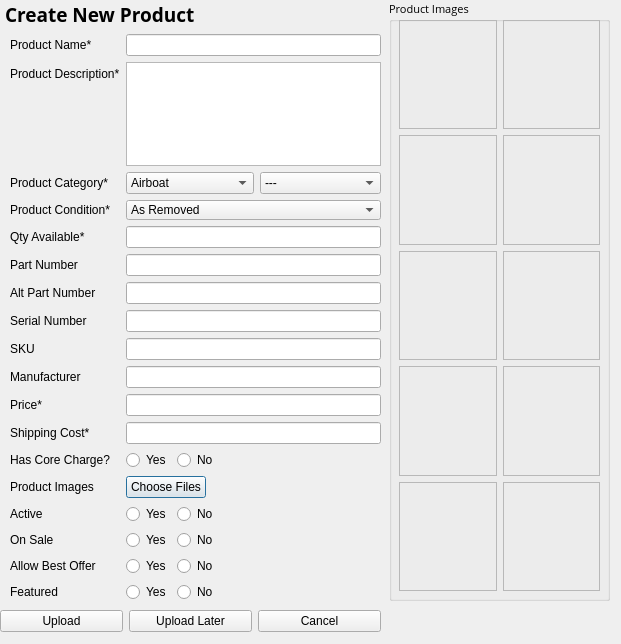
<?xml version="1.0" encoding="UTF-8"?>
<ui version="4.0">
 <class>newListing</class>
 <widget class="QDialog" name="newListing">
  <property name="windowModality">
   <enum>Qt::WindowModal</enum>
  </property>
  <property name="geometry">
   <rect>
    <x>0</x>
    <y>0</y>
    <width>621</width>
    <height>644</height>
   </rect>
  </property>
  <property name="windowTitle">
   <string>List a New Product</string>
  </property>
  <widget class="QWidget" name="verticalLayoutWidget">
   <property name="geometry">
    <rect>
     <x>0</x>
     <y>1</y>
     <width>381</width>
     <height>601</height>
    </rect>
   </property>
   <layout class="QVBoxLayout" name="verticalLayout">
    <property name="leftMargin">
     <number>5</number>
    </property>
    <item>
     <widget class="QLabel" name="newproduct_lbl">
      <property name="sizePolicy">
       <sizepolicy hsizetype="Fixed" vsizetype="Fixed">
        <horstretch>0</horstretch>
        <verstretch>0</verstretch>
       </sizepolicy>
      </property>
      <property name="font">
       <font>
        <family>Open Sans</family>
        <pointsize>8</pointsize>
        <weight>50</weight>
        <italic>false</italic>
        <bold>false</bold>
       </font>
      </property>
      <property name="text">
       <string>&lt;html&gt;&lt;head/&gt;&lt;body&gt;&lt;p&gt;&lt;span style=&quot; font-size:14pt; font-weight:600;&quot;&gt;Create New Product&lt;/span&gt;&lt;/p&gt;&lt;/body&gt;&lt;/html&gt;</string>
      </property>
     </widget>
    </item>
    <item>
     <layout class="QFormLayout" name="formLayout">
      <property name="leftMargin">
       <number>5</number>
      </property>
      <item row="0" column="0">
       <widget class="QLabel" name="name_lbl">
        <property name="text">
         <string>Product Name*</string>
        </property>
       </widget>
      </item>
      <item row="0" column="1">
       <widget class="QLineEdit" name="name_le"/>
      </item>
      <item row="1" column="0">
       <widget class="QLabel" name="desc_lbl">
        <property name="text">
         <string>Product Description*</string>
        </property>
       </widget>
      </item>
      <item row="1" column="1">
       <widget class="QTextEdit" name="desc_te">
        <property name="textInteractionFlags">
         <set>Qt::LinksAccessibleByKeyboard|Qt::LinksAccessibleByMouse|Qt::TextBrowserInteraction|Qt::TextEditable|Qt::TextEditorInteraction|Qt::TextSelectableByKeyboard|Qt::TextSelectableByMouse</set>
        </property>
       </widget>
      </item>
      <item row="2" column="0">
       <widget class="QLabel" name="cat_lbl">
        <property name="text">
         <string>Product Category*</string>
        </property>
       </widget>
      </item>
      <item row="2" column="1">
       <layout class="QHBoxLayout" name="horizontalLayout_10">
        <item>
         <widget class="QComboBox" name="cat_options">
          <property name="sizePolicy">
           <sizepolicy hsizetype="Fixed" vsizetype="Fixed">
            <horstretch>0</horstretch>
            <verstretch>0</verstretch>
           </sizepolicy>
          </property>
          <property name="currentIndex">
           <number>0</number>
          </property>
          <property name="sizeAdjustPolicy">
           <enum>QComboBox::AdjustToContentsOnFirstShow</enum>
          </property>
          <item>
           <property name="text">
            <string>Airboat</string>
           </property>
          </item>
          <item>
           <property name="text">
            <string>Aircraft For Sale</string>
           </property>
          </item>
          <item>
           <property name="text">
            <string>Airframe</string>
           </property>
          </item>
          <item>
           <property name="text">
            <string>Art</string>
           </property>
          </item>
          <item>
           <property name="text">
            <string>Avionics</string>
           </property>
          </item>
          <item>
           <property name="text">
            <string>Electrical</string>
           </property>
          </item>
          <item>
           <property name="text">
            <string>Experimental</string>
           </property>
          </item>
          <item>
           <property name="text">
            <string>Hardware &amp; Tools</string>
           </property>
          </item>
          <item>
           <property name="text">
            <string>Landing Gear</string>
           </property>
          </item>
          <item>
           <property name="text">
            <string>Misc</string>
           </property>
          </item>
          <item>
           <property name="text">
            <string>Pilot Supplies</string>
           </property>
          </item>
          <item>
           <property name="text">
            <string>Powerplant</string>
           </property>
          </item>
          <item>
           <property name="text">
            <string>Wheels &amp; Brakes</string>
           </property>
          </item>
         </widget>
        </item>
        <item>
         <widget class="QComboBox" name="subcat_options">
          <property name="frame">
           <bool>true</bool>
          </property>
          <item>
           <property name="text">
            <string>---</string>
           </property>
          </item>
         </widget>
        </item>
       </layout>
      </item>
      <item row="3" column="0">
       <widget class="QLabel" name="cond_lbl">
        <property name="text">
         <string>Product Condition*</string>
        </property>
       </widget>
      </item>
      <item row="3" column="1">
       <widget class="QComboBox" name="cond_options">
        <property name="sizePolicy">
         <sizepolicy hsizetype="Ignored" vsizetype="Fixed">
          <horstretch>0</horstretch>
          <verstretch>0</verstretch>
         </sizepolicy>
        </property>
        <property name="minimumSize">
         <size>
          <width>50</width>
          <height>20</height>
         </size>
        </property>
        <property name="baseSize">
         <size>
          <width>50</width>
          <height>0</height>
         </size>
        </property>
        <item>
         <property name="text">
          <string>As Removed</string>
         </property>
        </item>
        <item>
         <property name="text">
          <string>Serviceable</string>
         </property>
        </item>
        <item>
         <property name="text">
          <string>Overhauled</string>
         </property>
        </item>
        <item>
         <property name="text">
          <string>New Stock</string>
         </property>
        </item>
        <item>
         <property name="text">
          <string>Repairable</string>
         </property>
        </item>
        <item>
         <property name="text">
          <string>New Surplus (NOS)</string>
         </property>
        </item>
        <item>
         <property name="text">
          <string>Beyond Repair</string>
         </property>
        </item>
        <item>
         <property name="text">
          <string>Unknown</string>
         </property>
        </item>
        <item>
         <property name="text">
          <string>Core</string>
         </property>
        </item>
       </widget>
      </item>
      <item row="4" column="0">
       <widget class="QLabel" name="qty_lbl">
        <property name="text">
         <string>Qty Available*</string>
        </property>
       </widget>
      </item>
      <item row="4" column="1">
       <widget class="QLineEdit" name="qty_le"/>
      </item>
      <item row="5" column="0">
       <widget class="QLabel" name="mpn_lbl">
        <property name="text">
         <string>Part Number</string>
        </property>
       </widget>
      </item>
      <item row="5" column="1">
       <widget class="QLineEdit" name="pn_le"/>
      </item>
      <item row="6" column="0">
       <widget class="QLabel" name="ampn_lbl">
        <property name="text">
         <string>Alt Part Number</string>
        </property>
       </widget>
      </item>
      <item row="6" column="1">
       <widget class="QLineEdit" name="apn_le"/>
      </item>
      <item row="7" column="0">
       <widget class="QLabel" name="sn_lbl">
        <property name="text">
         <string>Serial Number</string>
        </property>
       </widget>
      </item>
      <item row="7" column="1">
       <widget class="QLineEdit" name="sn_le"/>
      </item>
      <item row="8" column="0">
       <widget class="QLabel" name="sku_lbl">
        <property name="text">
         <string>SKU</string>
        </property>
       </widget>
      </item>
      <item row="8" column="1">
       <widget class="QLineEdit" name="sku_le"/>
      </item>
      <item row="9" column="0">
       <widget class="QLabel" name="mfr_lbl">
        <property name="text">
         <string>Manufacturer</string>
        </property>
       </widget>
      </item>
      <item row="9" column="1">
       <widget class="QLineEdit" name="mfr_le"/>
      </item>
      <item row="10" column="0">
       <widget class="QLabel" name="price_lbl">
        <property name="text">
         <string>Price*</string>
        </property>
       </widget>
      </item>
      <item row="10" column="1">
       <widget class="QLineEdit" name="price_le"/>
      </item>
      <item row="11" column="0">
       <widget class="QLabel" name="ship_lbl">
        <property name="text">
         <string>Shipping Cost*</string>
        </property>
       </widget>
      </item>
      <item row="11" column="1">
       <widget class="QLineEdit" name="ship_le"/>
      </item>
      <item row="12" column="0">
       <widget class="QLabel" name="core_lbl">
        <property name="text">
         <string>Has Core Charge?</string>
        </property>
       </widget>
      </item>
      <item row="12" column="1">
       <layout class="QHBoxLayout" name="horizontalLayout">
        <item>
         <widget class="QRadioButton" name="core_yes">
          <property name="sizePolicy">
           <sizepolicy hsizetype="Fixed" vsizetype="Fixed">
            <horstretch>0</horstretch>
            <verstretch>0</verstretch>
           </sizepolicy>
          </property>
          <property name="text">
           <string>Yes</string>
          </property>
         </widget>
        </item>
        <item>
         <widget class="QRadioButton" name="core_no">
          <property name="sizePolicy">
           <sizepolicy hsizetype="Minimum" vsizetype="Fixed">
            <horstretch>0</horstretch>
            <verstretch>0</verstretch>
           </sizepolicy>
          </property>
          <property name="text">
           <string>No</string>
          </property>
         </widget>
        </item>
       </layout>
      </item>
      <item row="13" column="0">
       <widget class="QLabel" name="img_lbl">
        <property name="text">
         <string>Product Images</string>
        </property>
       </widget>
      </item>
      <item row="13" column="1">
       <widget class="QPushButton" name="img_upload_btn">
        <property name="sizePolicy">
         <sizepolicy hsizetype="Fixed" vsizetype="Fixed">
          <horstretch>0</horstretch>
          <verstretch>0</verstretch>
         </sizepolicy>
        </property>
        <property name="text">
         <string>Choose Files</string>
        </property>
       </widget>
      </item>
      <item row="14" column="0">
       <widget class="QLabel" name="active_lbl">
        <property name="text">
         <string>Active</string>
        </property>
       </widget>
      </item>
      <item row="14" column="1">
       <layout class="QHBoxLayout" name="horizontalLayout_6">
        <item>
         <widget class="QRadioButton" name="active_yes">
          <property name="sizePolicy">
           <sizepolicy hsizetype="Fixed" vsizetype="Fixed">
            <horstretch>0</horstretch>
            <verstretch>0</verstretch>
           </sizepolicy>
          </property>
          <property name="text">
           <string>Yes</string>
          </property>
         </widget>
        </item>
        <item>
         <widget class="QRadioButton" name="active_no">
          <property name="text">
           <string>No</string>
          </property>
         </widget>
        </item>
       </layout>
      </item>
      <item row="15" column="0">
       <widget class="QLabel" name="onsale_lbl">
        <property name="text">
         <string>On Sale</string>
        </property>
       </widget>
      </item>
      <item row="15" column="1">
       <layout class="QHBoxLayout" name="horizontalLayout_7">
        <item>
         <widget class="QRadioButton" name="sale_yes">
          <property name="sizePolicy">
           <sizepolicy hsizetype="Fixed" vsizetype="Fixed">
            <horstretch>0</horstretch>
            <verstretch>0</verstretch>
           </sizepolicy>
          </property>
          <property name="text">
           <string>Yes</string>
          </property>
         </widget>
        </item>
        <item>
         <widget class="QRadioButton" name="sale_no">
          <property name="text">
           <string>No</string>
          </property>
         </widget>
        </item>
       </layout>
      </item>
      <item row="16" column="0">
       <widget class="QLabel" name="offer_lbl">
        <property name="text">
         <string>Allow Best Offer</string>
        </property>
       </widget>
      </item>
      <item row="16" column="1">
       <layout class="QHBoxLayout" name="horizontalLayout_8">
        <item>
         <widget class="QRadioButton" name="offer_yes">
          <property name="sizePolicy">
           <sizepolicy hsizetype="Fixed" vsizetype="Fixed">
            <horstretch>0</horstretch>
            <verstretch>0</verstretch>
           </sizepolicy>
          </property>
          <property name="text">
           <string>Yes</string>
          </property>
         </widget>
        </item>
        <item>
         <widget class="QRadioButton" name="offer_no">
          <property name="text">
           <string>No</string>
          </property>
         </widget>
        </item>
       </layout>
      </item>
      <item row="17" column="0">
       <widget class="QLabel" name="feat_lbl">
        <property name="text">
         <string>Featured</string>
        </property>
       </widget>
      </item>
      <item row="17" column="1">
       <layout class="QHBoxLayout" name="horizontalLayout_9">
        <item>
         <widget class="QRadioButton" name="feat_yes">
          <property name="sizePolicy">
           <sizepolicy hsizetype="Fixed" vsizetype="Fixed">
            <horstretch>0</horstretch>
            <verstretch>0</verstretch>
           </sizepolicy>
          </property>
          <property name="text">
           <string>Yes</string>
          </property>
         </widget>
        </item>
        <item>
         <widget class="QRadioButton" name="feat_no">
          <property name="text">
           <string>No</string>
          </property>
         </widget>
        </item>
       </layout>
      </item>
     </layout>
    </item>
   </layout>
  </widget>
  <widget class="QGroupBox" name="img_groupbox">
   <property name="geometry">
    <rect>
     <x>389</x>
     <y>0</y>
     <width>221</width>
     <height>601</height>
    </rect>
   </property>
   <property name="font">
    <font>
     <family>Open Sans</family>
     <pointsize>8</pointsize>
     <weight>50</weight>
     <italic>false</italic>
     <bold>false</bold>
    </font>
   </property>
   <property name="contextMenuPolicy">
    <enum>Qt::NoContextMenu</enum>
   </property>
   <property name="title">
    <string>Product Images</string>
   </property>
   <widget class="QWidget" name="gridLayoutWidget">
    <property name="geometry">
     <rect>
      <x>10</x>
      <y>20</y>
      <width>201</width>
      <height>571</height>
     </rect>
    </property>
    <layout class="QGridLayout" name="gridLayout">
     <item row="1" column="0">
      <widget class="QLabel" name="img3_lbl">
       <property name="baseSize">
        <size>
         <width>97</width>
         <height>109</height>
        </size>
       </property>
       <property name="focusPolicy">
        <enum>Qt::ClickFocus</enum>
       </property>
       <property name="contextMenuPolicy">
        <enum>Qt::CustomContextMenu</enum>
       </property>
       <property name="frameShape">
        <enum>QFrame::StyledPanel</enum>
       </property>
       <property name="text">
        <string/>
       </property>
      </widget>
     </item>
     <item row="2" column="1">
      <widget class="QLabel" name="img6_lbl">
       <property name="baseSize">
        <size>
         <width>97</width>
         <height>109</height>
        </size>
       </property>
       <property name="focusPolicy">
        <enum>Qt::ClickFocus</enum>
       </property>
       <property name="contextMenuPolicy">
        <enum>Qt::CustomContextMenu</enum>
       </property>
       <property name="frameShape">
        <enum>QFrame::StyledPanel</enum>
       </property>
       <property name="text">
        <string/>
       </property>
      </widget>
     </item>
     <item row="3" column="0">
      <widget class="QLabel" name="img7_lbl">
       <property name="baseSize">
        <size>
         <width>97</width>
         <height>109</height>
        </size>
       </property>
       <property name="focusPolicy">
        <enum>Qt::ClickFocus</enum>
       </property>
       <property name="contextMenuPolicy">
        <enum>Qt::CustomContextMenu</enum>
       </property>
       <property name="frameShape">
        <enum>QFrame::StyledPanel</enum>
       </property>
       <property name="text">
        <string/>
       </property>
      </widget>
     </item>
     <item row="3" column="1">
      <widget class="QLabel" name="img8_lbl">
       <property name="baseSize">
        <size>
         <width>97</width>
         <height>109</height>
        </size>
       </property>
       <property name="focusPolicy">
        <enum>Qt::ClickFocus</enum>
       </property>
       <property name="contextMenuPolicy">
        <enum>Qt::CustomContextMenu</enum>
       </property>
       <property name="frameShape">
        <enum>QFrame::StyledPanel</enum>
       </property>
       <property name="text">
        <string/>
       </property>
      </widget>
     </item>
     <item row="2" column="0">
      <widget class="QLabel" name="img5_lbl">
       <property name="baseSize">
        <size>
         <width>97</width>
         <height>109</height>
        </size>
       </property>
       <property name="focusPolicy">
        <enum>Qt::ClickFocus</enum>
       </property>
       <property name="contextMenuPolicy">
        <enum>Qt::CustomContextMenu</enum>
       </property>
       <property name="frameShape">
        <enum>QFrame::StyledPanel</enum>
       </property>
       <property name="text">
        <string/>
       </property>
      </widget>
     </item>
     <item row="1" column="1">
      <widget class="QLabel" name="img4_lbl">
       <property name="baseSize">
        <size>
         <width>97</width>
         <height>109</height>
        </size>
       </property>
       <property name="focusPolicy">
        <enum>Qt::ClickFocus</enum>
       </property>
       <property name="contextMenuPolicy">
        <enum>Qt::CustomContextMenu</enum>
       </property>
       <property name="frameShape">
        <enum>QFrame::StyledPanel</enum>
       </property>
       <property name="text">
        <string/>
       </property>
      </widget>
     </item>
     <item row="0" column="0">
      <widget class="QLabel" name="img1_lbl">
       <property name="baseSize">
        <size>
         <width>97</width>
         <height>109</height>
        </size>
       </property>
       <property name="focusPolicy">
        <enum>Qt::ClickFocus</enum>
       </property>
       <property name="contextMenuPolicy">
        <enum>Qt::CustomContextMenu</enum>
       </property>
       <property name="frameShape">
        <enum>QFrame::StyledPanel</enum>
       </property>
       <property name="text">
        <string/>
       </property>
      </widget>
     </item>
     <item row="0" column="1">
      <widget class="QLabel" name="img2_lbl">
       <property name="baseSize">
        <size>
         <width>97</width>
         <height>109</height>
        </size>
       </property>
       <property name="focusPolicy">
        <enum>Qt::ClickFocus</enum>
       </property>
       <property name="contextMenuPolicy">
        <enum>Qt::CustomContextMenu</enum>
       </property>
       <property name="frameShape">
        <enum>QFrame::StyledPanel</enum>
       </property>
       <property name="text">
        <string/>
       </property>
      </widget>
     </item>
     <item row="4" column="0">
      <widget class="QLabel" name="img9_lbl">
       <property name="baseSize">
        <size>
         <width>97</width>
         <height>109</height>
        </size>
       </property>
       <property name="focusPolicy">
        <enum>Qt::ClickFocus</enum>
       </property>
       <property name="contextMenuPolicy">
        <enum>Qt::CustomContextMenu</enum>
       </property>
       <property name="frameShape">
        <enum>QFrame::StyledPanel</enum>
       </property>
       <property name="text">
        <string/>
       </property>
      </widget>
     </item>
     <item row="4" column="1">
      <widget class="QLabel" name="img10_lbl">
       <property name="baseSize">
        <size>
         <width>97</width>
         <height>109</height>
        </size>
       </property>
       <property name="focusPolicy">
        <enum>Qt::ClickFocus</enum>
       </property>
       <property name="contextMenuPolicy">
        <enum>Qt::CustomContextMenu</enum>
       </property>
       <property name="frameShape">
        <enum>QFrame::StyledPanel</enum>
       </property>
       <property name="text">
        <string/>
       </property>
      </widget>
     </item>
    </layout>
    <zorder>img10_lbl</zorder>
    <zorder>img9_lbl</zorder>
    <zorder>img7_lbl</zorder>
    <zorder>img2_lbl</zorder>
    <zorder>img5_lbl</zorder>
    <zorder>img8_lbl</zorder>
    <zorder>img6_lbl</zorder>
    <zorder>img4_lbl</zorder>
    <zorder>img1_lbl</zorder>
    <zorder>img3_lbl</zorder>
   </widget>
  </widget>
  <widget class="QWidget" name="horizontalLayoutWidget_7">
   <property name="geometry">
    <rect>
     <x>0</x>
     <y>601</y>
     <width>381</width>
     <height>41</height>
    </rect>
   </property>
   <layout class="QHBoxLayout" name="horizontalLayout_11">
    <item>
     <widget class="QPushButton" name="upload_new_button">
      <property name="text">
       <string>Upload</string>
      </property>
     </widget>
    </item>
    <item>
     <widget class="QPushButton" name="save_templ_button">
      <property name="text">
       <string>Upload Later</string>
      </property>
     </widget>
    </item>
    <item>
     <widget class="QPushButton" name="cancel_new_button">
      <property name="text">
       <string>Cancel</string>
      </property>
     </widget>
    </item>
   </layout>
  </widget>
 </widget>
 <resources/>
 <connections>
  <connection>
   <sender>upload_new_button</sender>
   <signal>clicked()</signal>
   <receiver>newListing</receiver>
   <slot>uploadProduct()</slot>
   <hints>
    <hint type="sourcelabel">
     <x>62</x>
     <y>612</y>
    </hint>
    <hint type="destinationlabel">
     <x>221</x>
     <y>-13</y>
    </hint>
   </hints>
  </connection>
  <connection>
   <sender>save_templ_button</sender>
   <signal>clicked()</signal>
   <receiver>newListing</receiver>
   <slot>saveProduct()</slot>
   <hints>
    <hint type="sourcelabel">
     <x>227</x>
     <y>610</y>
    </hint>
    <hint type="destinationlabel">
     <x>305</x>
     <y>-11</y>
    </hint>
   </hints>
  </connection>
  <connection>
   <sender>cancel_new_button</sender>
   <signal>clicked()</signal>
   <receiver>newListing</receiver>
   <slot>reject()</slot>
   <hints>
    <hint type="sourcelabel">
     <x>335</x>
     <y>620</y>
    </hint>
    <hint type="destinationlabel">
     <x>412</x>
     <y>-9</y>
    </hint>
   </hints>
  </connection>
 </connections>
 <slots>
  <slot>uploadProduct()</slot>
  <slot>saveProduct()</slot>
 </slots>
</ui>
